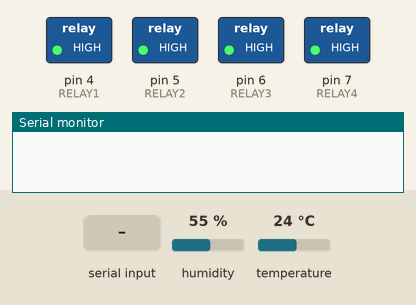
Simulated run of this sketch. Board: Arduino Uno, built with avr-gcc and run on an emulated ATmega328P. Parts: switched loads named in the sketch (green lamp = pin HIGH), the last lines printed to the serial monitor. The test bench sets the inputs (shaded band); at power-on: temperature 24 °C, humidity 55 %.

Above: at 1.2 s.
1.3 s: "auto" received over Serial
3.8 s: temperature set to 29 °C
5.5 s: temperature set to 32 °C
At 7.5 s:
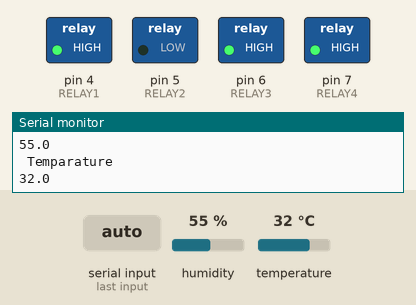
7.9 s: temperature set to 12 °C
At 9.6 s:
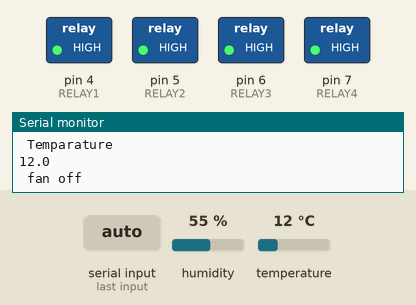
9.9 s: temperature set to 33 °C
At 11.7 s:
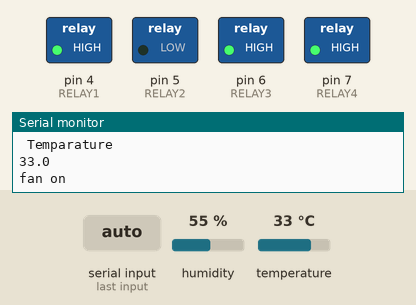
Timing chart, 0 to 13.0 s (numbered marks = the images above; inputs shaded):
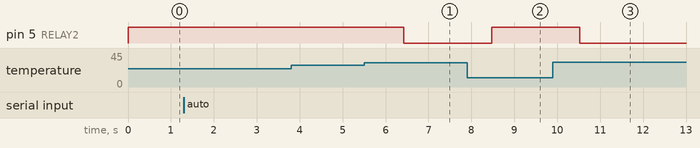

The sketch:

Home_Automation.ino
```cpp
#include<dht.h>
dht DHT;
#define DHT11_PIN 10
#define RELAY1 4
#define RELAY2 5
#define RELAY3 6
#define RELAY4 7
String BLT_input;
String BLT_mode;
void setup() {
  pinMode(RELAY1, OUTPUT);
  pinMode(RELAY2, OUTPUT);
  pinMode(RELAY3, OUTPUT);
  pinMode(RELAY4, OUTPUT);
  pinMode(DHT11_PIN,INPUT);
  digitalWrite(RELAY1,HIGH);
  digitalWrite(RELAY2,HIGH);
  digitalWrite(RELAY3,HIGH);
  digitalWrite(RELAY4,HIGH);

   Serial.begin(9600);       // start serial communication at 9600bps
}
void loop() {
  if( Serial.available() )       // if data is available to read
  {
    BLT_mode = Serial.readString();         // read it and store it in BLT_input
  }

  //1st block
  if(BLT_mode=="auto")
  {
  int chk = DHT.read11(DHT11_PIN);
  Serial.println("auto mode");
  Serial.println(" Humidity " );

  Serial.println(DHT.humidity, 1);

  Serial.println(" Temparature ");

  Serial.println(DHT.temperature, 1);
  if(DHT.temperature >=31)
  {
    Serial.println("fan on");
    digitalWrite(RELAY2,LOW);
  }
  else
  {
  Serial.println(" fan off");
  digitalWrite(RELAY2,HIGH);
  }
  delay(1000);


  }
  //-----------------user mode-------------------------

 else if(BLT_mode=="user")       // if data is available to read
    {
      BLT_input = Serial.readString();
     if( BLT_input == "d11")
    {
      digitalWrite(RELAY1,LOW);  // turn ON the relay
    }
    else if(BLT_input =="d10")
    {
      digitalWrite(RELAY1, HIGH);   // otherwise turn it OFF
    }
    else if( BLT_input == "d21")
    {
      digitalWrite(RELAY2, LOW);  // turn ON the relay
    }
    else if(BLT_input =="d20")
    {
      digitalWrite(RELAY2, HIGH);   // otherwise turn it OFF
    }
    else if( BLT_input == "d31")
   {
      digitalWrite(RELAY3, LOW);
   }
   else if(BLT_input =="d30")
    {
    digitalWrite(RELAY3, HIGH);   // otherwise turn it OFF
    }
    else if( BLT_input == "d41")               // if  "device4 on"was received
    {
    digitalWrite(RELAY4, LOW);  // turn ON the relay
    }
    else if(BLT_input =="d40")
   {
     digitalWrite(RELAY4, HIGH);   // otherwise turn it OFF
   }

  }


}
```

Measured:
- the behaviour switches between 30 and 31 °C on temperature (found by bisection; images 0 and 1)
- after the input at 5.5 s, pin 5 (RELAY2): HIGH → LOW after 0.93 s
- after the input at 7.9 s, pin 5 (RELAY2): LOW → HIGH after 0.57 s
- after the input at 9.9 s, pin 5 (RELAY2): HIGH → LOW after 0.62 s
